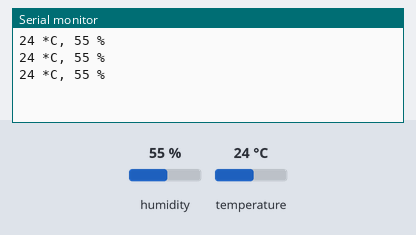
This sketch was run on a simulated Arduino Uno, built with avr-gcc and run on an emulated ATmega328P. Shown: the last lines printed to the serial monitor. The test bench sets the inputs (shaded band); at power-on: humidity 55 %, temperature 24 °C.

Above: at 3.8 s.
3.9 s: humidity set to 22 %
At 7.2 s:
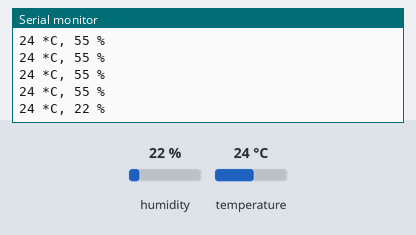
7.8 s: temperature set to 12 °C
At 10.3 s:
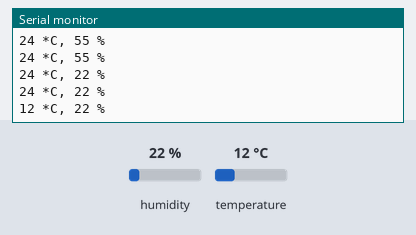
11.7 s: humidity set to 40 %
At 12.4 s:
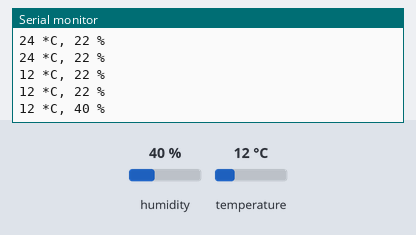
Timing chart, 0 to 14.7 s (numbered marks = the images above; inputs shaded):
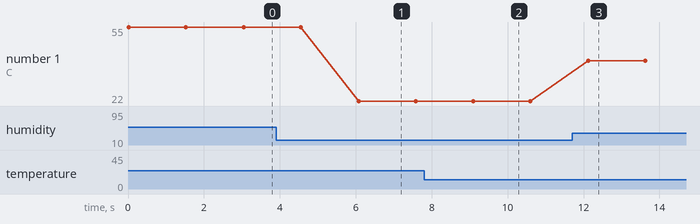

Measured:
- after the input at 3.9 s, the serial monitor: prints a new line after 2.2 s (image 1)
- after the input at 7.8 s, the serial monitor: prints a new line after 1.3 s (image 2)
- after the input at 11.7 s, the serial monitor: prints a new line after 0.42 s (image 3)
- plotted number 1: 55 → 22 after the input at 3.9 s, 22 → 40 after the input at 11.7 s

The sketch:

sketch_nov10a.ino
```cpp
/*
 제목   : 온습도 센서로 실내 온도와 습도 학인하기
 내용   : DHT11 온습도 센서를 사용하여 실내 온도와 습도를 측정하고 I2C_LCD 에 표시해봅니다
 */

// DHT11 센서를 쉽게 제어하기 위한 라이브러리를 추가해줍니다.
#include "DHT.h"
// I2C LCD를 쉽게 제어하기 위한 라이브러리를 추가해줍니다.


// 온습도 센서를 디지털 2번 핀에 연결합니다.
#define DHTPIN 2
#define DHTTYPE DHT11

DHT dht(DHTPIN, DHTTYPE);


void setup() {
  Serial.begin(9600);
  dht.begin();

}

void loop() {
  // 습도와 온도값을 측정하고, 제대로 측정되었는지 확인해줍니다.
  float humidity = dht.readHumidity();
  float temperature = dht.readTemperature();

  if (isnan(humidity) || isnan(temperature) ) {
    Serial.println("Failed to read from DHT sensor!");
    return;
  }

  // 온도와 습도값을 시리얼 모니터에 출력해 줍니다.
  Serial.print((int)temperature); Serial.print(" *C, ");
  Serial.print((int)humidity); Serial.println(" %");

  // LCD에 출력할 습도 메세지를 만듭니다.
  String humi = "Humi : ";
  humi += (String)humidity;
  humi += "%";

  // LCD에 출력할 온도 메세지를 만듭니다.
  String temp = "temp : ";
  temp += (String)temperature;
  temp += "C";

  // 첫번째 줄, 첫번째 칸부터 "Humi = 000%" 를 출력해 줍니다.


  delay(1500);
}
```
